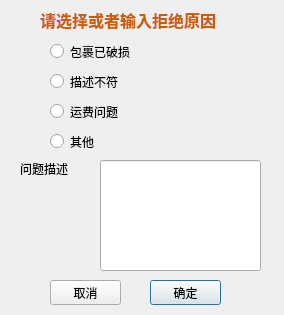
<?xml version="1.0" encoding="UTF-8"?>
<ui version="4.0">
 <class>RefuseDialog</class>
 <widget class="QDialog" name="RefuseDialog">
  <property name="geometry">
   <rect>
    <x>0</x>
    <y>0</y>
    <width>284</width>
    <height>315</height>
   </rect>
  </property>
  <property name="windowTitle">
   <string>Dialog</string>
  </property>
  <widget class="QRadioButton" name="radioButton">
   <property name="geometry">
    <rect>
     <x>50</x>
     <y>40</y>
     <width>112</width>
     <height>23</height>
    </rect>
   </property>
   <property name="text">
    <string>包裹已破损</string>
   </property>
  </widget>
  <widget class="QRadioButton" name="radioButton_2">
   <property name="geometry">
    <rect>
     <x>50</x>
     <y>70</y>
     <width>112</width>
     <height>23</height>
    </rect>
   </property>
   <property name="text">
    <string>描述不符</string>
   </property>
  </widget>
  <widget class="QRadioButton" name="radioButton_3">
   <property name="geometry">
    <rect>
     <x>50</x>
     <y>100</y>
     <width>112</width>
     <height>23</height>
    </rect>
   </property>
   <property name="text">
    <string>运费问题</string>
   </property>
  </widget>
  <widget class="QRadioButton" name="radioButton_4">
   <property name="geometry">
    <rect>
     <x>50</x>
     <y>130</y>
     <width>112</width>
     <height>23</height>
    </rect>
   </property>
   <property name="text">
    <string>其他</string>
   </property>
  </widget>
  <widget class="QLineEdit" name="lineEdit_question">
   <property name="geometry">
    <rect>
     <x>100</x>
     <y>160</y>
     <width>161</width>
     <height>111</height>
    </rect>
   </property>
  </widget>
  <widget class="QLabel" name="label">
   <property name="geometry">
    <rect>
     <x>20</x>
     <y>160</y>
     <width>67</width>
     <height>17</height>
    </rect>
   </property>
   <property name="text">
    <string>问题描述</string>
   </property>
  </widget>
  <widget class="QPushButton" name="pushButton_yes">
   <property name="geometry">
    <rect>
     <x>150</x>
     <y>280</y>
     <width>71</width>
     <height>25</height>
    </rect>
   </property>
   <property name="text">
    <string>确定</string>
   </property>
  </widget>
  <widget class="QPushButton" name="pushButton_cancell">
   <property name="geometry">
    <rect>
     <x>50</x>
     <y>280</y>
     <width>71</width>
     <height>25</height>
    </rect>
   </property>
   <property name="text">
    <string>取消</string>
   </property>
  </widget>
  <widget class="QLabel" name="label_3">
   <property name="geometry">
    <rect>
     <x>40</x>
     <y>0</y>
     <width>211</width>
     <height>41</height>
    </rect>
   </property>
   <property name="text">
    <string>&lt;!DOCTYPE HTML PUBLIC &quot;-//W3C//DTD HTML 4.0//EN&quot; &quot;http://www.w3.org/TR/REC-html40/strict.dtd&quot;&gt;
&lt;html&gt;&lt;head&gt;&lt;meta name=&quot;qrichtext&quot; content=&quot;1&quot; /&gt;&lt;style type=&quot;text/css&quot;&gt;
p, li { white-space: pre-wrap; }
&lt;/style&gt;&lt;/head&gt;&lt;body style=&quot; font-family:'Ubuntu'; font-size:11pt; font-weight:400; font-style:normal;&quot;&gt;
&lt;p style=&quot; margin-top:0px; margin-bottom:0px; margin-left:0px; margin-right:0px; -qt-block-indent:0; text-indent:0px;&quot;&gt;&lt;span style=&quot; font-size:12pt; font-weight:600; color:#ce5c00;&quot;&gt;请选择或者输入拒绝原因&lt;/span&gt;&lt;/p&gt;&lt;/body&gt;&lt;/html&gt;</string>
   </property>
  </widget>
 </widget>
 <resources/>
 <connections/>
</ui>
